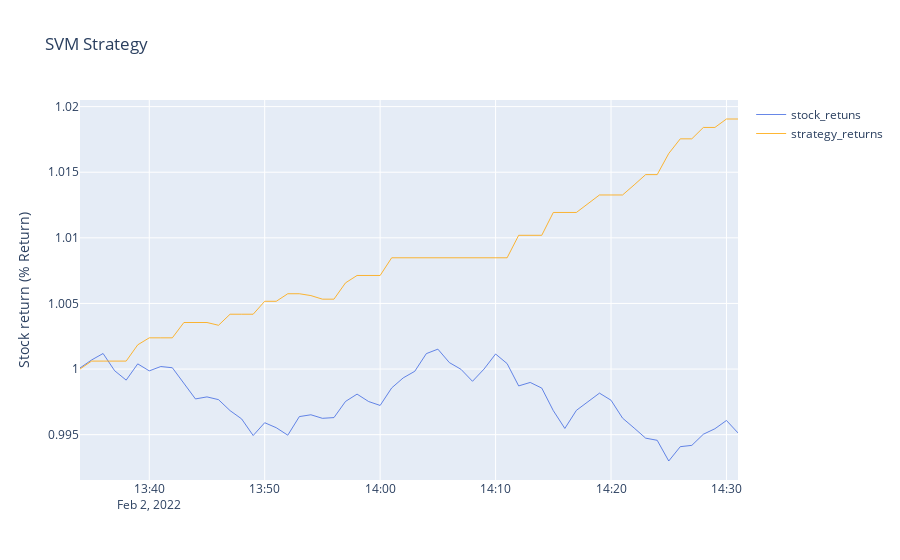

The notebook cell saved with this chart:
### Code cell
# backtest
fig = go.Figure()

# set up traces
fig.add_trace(go.Scatter(x=df.index[split:], y=(df['Ret'][split:]+1).cumprod(),line=dict(color='royalblue',width=.8),name='stock_retuns'))
fig.add_trace(go.Scatter(x=df.index[split:], y=(df['Ret1'][split:]+1).cumprod(),line=dict(color='orange',width=.8),name='strategy_returns'))

# add titles
fig.update_layout(
    title='SVM Strategy',
    yaxis_title='Stock return (% Return)')
fig.show()
